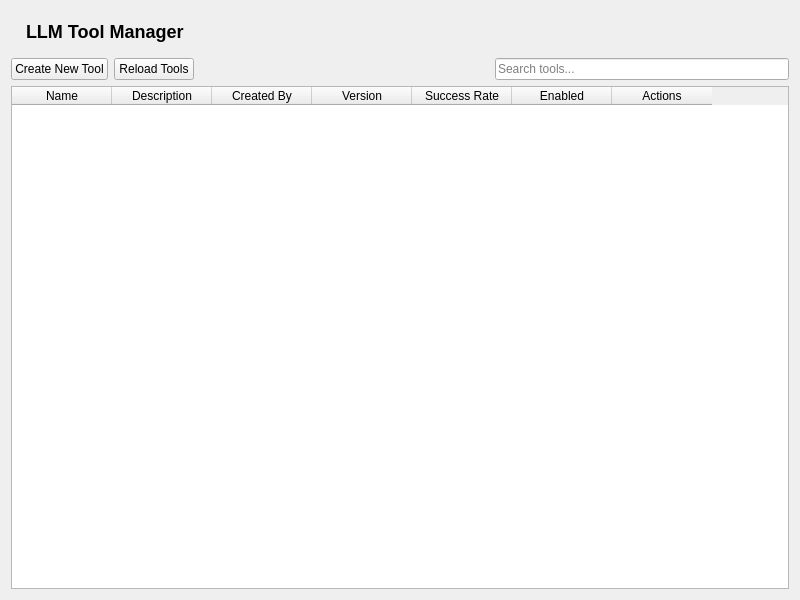
<?xml version="1.0" encoding="UTF-8"?>
<ui version="4.0">
 <class>llm_tool_manager</class>
 <widget class="QWidget" name="llm_tool_manager">
  <property name="geometry">
   <rect>
    <x>0</x>
    <y>0</y>
    <width>800</width>
    <height>600</height>
   </rect>
  </property>
  <property name="windowTitle">
   <string>LLM Tool Manager</string>
  </property>
  <layout class="QVBoxLayout" name="verticalLayout">
   <item>
    <widget class="QLabel" name="title_label">
     <property name="text">
      <string>LLM Tool Manager</string>
     </property>
     <property name="styleSheet">
      <string>font-size: 18px; font-weight: bold; padding: 10px;</string>
     </property>
    </widget>
   </item>
   <item>
    <layout class="QHBoxLayout" name="button_layout">
     <item>
      <widget class="QPushButton" name="create_tool_button">
       <property name="text">
        <string>Create New Tool</string>
       </property>
       <property name="icon">
        <iconset theme="list-add"/>
       </property>
      </widget>
     </item>
     <item>
      <widget class="QPushButton" name="reload_tools_button">
       <property name="text">
        <string>Reload Tools</string>
       </property>
       <property name="icon">
        <iconset theme="view-refresh"/>
       </property>
      </widget>
     </item>
     <item>
      <spacer name="horizontalSpacer">
       <property name="orientation">
        <enum>Qt::Horizontal</enum>
       </property>
       <property name="sizeHint" stdset="0">
        <size>
         <width>40</width>
         <height>20</height>
        </size>
       </property>
      </spacer>
     </item>
     <item>
      <widget class="QLineEdit" name="search_box">
       <property name="placeholderText">
        <string>Search tools...</string>
       </property>
      </widget>
     </item>
    </layout>
   </item>
   <item>
    <widget class="QTableWidget" name="tools_table">
     <property name="alternatingRowColors">
      <bool>true</bool>
     </property>
     <property name="selectionBehavior">
      <enum>QAbstractItemView::SelectRows</enum>
     </property>
     <property name="sortingEnabled">
      <bool>true</bool>
     </property>
     <column>
      <property name="text">
       <string>Name</string>
      </property>
     </column>
     <column>
      <property name="text">
       <string>Description</string>
      </property>
     </column>
     <column>
      <property name="text">
       <string>Created By</string>
      </property>
     </column>
     <column>
      <property name="text">
       <string>Version</string>
      </property>
     </column>
     <column>
      <property name="text">
       <string>Success Rate</string>
      </property>
     </column>
     <column>
      <property name="text">
       <string>Enabled</string>
      </property>
     </column>
     <column>
      <property name="text">
       <string>Actions</string>
      </property>
     </column>
    </widget>
   </item>
  </layout>
 </widget>
 <resources/>
 <connections>
  <connection>
   <sender>create_tool_button</sender>
   <signal>clicked()</signal>
   <receiver>llm_tool_manager</receiver>
   <slot>on_create_tool_clicked()</slot>
  </connection>
  <connection>
   <sender>reload_tools_button</sender>
   <signal>clicked()</signal>
   <receiver>llm_tool_manager</receiver>
   <slot>on_reload_tools_clicked()</slot>
  </connection>
  <connection>
   <sender>search_box</sender>
   <signal>textChanged(QString)</signal>
   <receiver>llm_tool_manager</receiver>
   <slot>on_search_changed(QString)</slot>
  </connection>
 </connections>
 <slots>
  <slot>on_create_tool_clicked()</slot>
  <slot>on_reload_tools_clicked()</slot>
  <slot>on_search_changed(QString)</slot>
 </slots>
</ui>
